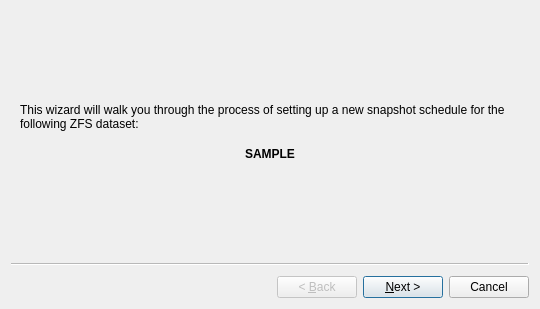
<?xml version="1.0" encoding="UTF-8"?>
<ui version="4.0">
 <class>LPWizard</class>
 <widget class="QWizard" name="LPWizard">
  <property name="windowModality">
   <enum>Qt::ApplicationModal</enum>
  </property>
  <property name="geometry">
   <rect>
    <x>0</x>
    <y>0</y>
    <width>540</width>
    <height>309</height>
   </rect>
  </property>
  <property name="windowTitle">
   <string>New Life Preserver</string>
  </property>
  <property name="windowIcon">
   <iconset resource="lPreserve.qrc">
    <normaloff>:/images/lifepreserver.png</normaloff>:/images/lifepreserver.png</iconset>
  </property>
  <property name="options">
   <set>QWizard::IndependentPages</set>
  </property>
  <widget class="QWizardPage" name="wizardPage_start">
   <layout class="QVBoxLayout" name="verticalLayout">
    <item>
     <spacer name="verticalSpacer">
      <property name="orientation">
       <enum>Qt::Vertical</enum>
      </property>
      <property name="sizeHint" stdset="0">
       <size>
        <width>20</width>
        <height>40</height>
       </size>
      </property>
     </spacer>
    </item>
    <item>
     <widget class="QLabel" name="label">
      <property name="text">
       <string>This wizard will walk you through the process of setting up a new snapshot schedule for the following ZFS dataset:</string>
      </property>
      <property name="wordWrap">
       <bool>true</bool>
      </property>
     </widget>
    </item>
    <item>
     <spacer name="verticalSpacer_6">
      <property name="orientation">
       <enum>Qt::Vertical</enum>
      </property>
      <property name="sizeType">
       <enum>QSizePolicy::Minimum</enum>
      </property>
      <property name="sizeHint" stdset="0">
       <size>
        <width>20</width>
        <height>10</height>
       </size>
      </property>
     </spacer>
    </item>
    <item>
     <widget class="QLabel" name="label_dataset">
      <property name="font">
       <font>
        <weight>75</weight>
        <bold>true</bold>
       </font>
      </property>
      <property name="text">
       <string notr="true">SAMPLE</string>
      </property>
      <property name="alignment">
       <set>Qt::AlignCenter</set>
      </property>
     </widget>
    </item>
    <item>
     <spacer name="verticalSpacer_5">
      <property name="orientation">
       <enum>Qt::Vertical</enum>
      </property>
      <property name="sizeHint" stdset="0">
       <size>
        <width>20</width>
        <height>40</height>
       </size>
      </property>
     </spacer>
    </item>
   </layout>
  </widget>
  <widget class="QWizardPage" name="wizardPage_snapSchedule">
   <property name="title">
    <string/>
   </property>
   <property name="subTitle">
    <string/>
   </property>
   <layout class="QGridLayout" name="gridLayout_3">
    <item row="0" column="0">
     <widget class="QGroupBox" name="groupBox_4">
      <property name="title">
       <string>Snapshot schedule</string>
      </property>
      <layout class="QGridLayout" name="gridLayout">
       <item row="0" column="0">
        <widget class="QLabel" name="label_6">
         <property name="text">
          <string>Snapshots can be scheduled anywhere from daily, down to every 5 minutes. Snapshots consume very little disk space, and will only grow as the current data on disk changes.  </string>
         </property>
         <property name="wordWrap">
          <bool>true</bool>
         </property>
        </widget>
       </item>
       <item row="1" column="0">
        <widget class="QRadioButton" name="radio_automatic">
         <property name="text">
          <string>Automatic</string>
         </property>
         <property name="checked">
          <bool>true</bool>
         </property>
        </widget>
       </item>
       <item row="2" column="0">
        <layout class="QHBoxLayout" name="horizontalLayout_11">
         <item>
          <widget class="QRadioButton" name="radioDaily">
           <property name="sizePolicy">
            <sizepolicy hsizetype="Maximum" vsizetype="Fixed">
             <horstretch>0</horstretch>
             <verstretch>0</verstretch>
            </sizepolicy>
           </property>
           <property name="text">
            <string>Daily @</string>
           </property>
           <property name="checked">
            <bool>false</bool>
           </property>
          </widget>
         </item>
         <item>
          <widget class="QTimeEdit" name="timeEdit">
           <property name="maximumTime">
            <time>
             <hour>23</hour>
             <minute>0</minute>
             <second>0</second>
            </time>
           </property>
           <property name="minimumTime">
            <time>
             <hour>1</hour>
             <minute>0</minute>
             <second>0</second>
            </time>
           </property>
           <property name="displayFormat">
            <string>h AP</string>
           </property>
           <property name="time">
            <time>
             <hour>1</hour>
             <minute>0</minute>
             <second>0</second>
            </time>
           </property>
          </widget>
         </item>
         <item>
          <spacer name="horizontalSpacer_5">
           <property name="orientation">
            <enum>Qt::Horizontal</enum>
           </property>
           <property name="sizeType">
            <enum>QSizePolicy::MinimumExpanding</enum>
           </property>
           <property name="sizeHint" stdset="0">
            <size>
             <width>40</width>
             <height>20</height>
            </size>
           </property>
          </spacer>
         </item>
        </layout>
       </item>
       <item row="3" column="0">
        <widget class="QRadioButton" name="radioHourly">
         <property name="sizePolicy">
          <sizepolicy hsizetype="MinimumExpanding" vsizetype="Fixed">
           <horstretch>0</horstretch>
           <verstretch>0</verstretch>
          </sizepolicy>
         </property>
         <property name="text">
          <string>Hourly</string>
         </property>
        </widget>
       </item>
       <item row="4" column="0">
        <widget class="QRadioButton" name="radio30Min">
         <property name="text">
          <string>30 minutes</string>
         </property>
        </widget>
       </item>
       <item row="5" column="0">
        <widget class="QRadioButton" name="radio10Min">
         <property name="text">
          <string>10 minutes</string>
         </property>
        </widget>
       </item>
       <item row="6" column="0">
        <widget class="QRadioButton" name="radio5Min">
         <property name="text">
          <string>5 minutes</string>
         </property>
        </widget>
       </item>
       <item row="7" column="0">
        <spacer name="verticalSpacer_3">
         <property name="orientation">
          <enum>Qt::Vertical</enum>
         </property>
         <property name="sizeHint" stdset="0">
          <size>
           <width>48</width>
           <height>211</height>
          </size>
         </property>
        </spacer>
       </item>
      </layout>
     </widget>
    </item>
   </layout>
  </widget>
  <widget class="QWizardPage" name="wizardPage_snapPrune">
   <layout class="QGridLayout" name="gridLayout_11">
    <item row="0" column="0">
     <widget class="QGroupBox" name="groupBox_5">
      <property name="title">
       <string>Snapshot pruning</string>
      </property>
      <layout class="QVBoxLayout" name="verticalLayout_3">
       <item>
        <widget class="QLabel" name="label_11">
         <property name="text">
          <string>The oldest snapshots will be auto-pruned after reaching either the number of days or the total number of snapshots that you specify.</string>
         </property>
         <property name="wordWrap">
          <bool>true</bool>
         </property>
        </widget>
       </item>
       <item>
        <layout class="QGridLayout" name="gridLayout_9">
         <item row="0" column="0">
          <layout class="QHBoxLayout" name="horizontalLayout_13">
           <item>
            <widget class="QRadioButton" name="radio_keepDays">
             <property name="sizePolicy">
              <sizepolicy hsizetype="Maximum" vsizetype="Fixed">
               <horstretch>0</horstretch>
               <verstretch>0</verstretch>
              </sizepolicy>
             </property>
             <property name="text">
              <string>Keep</string>
             </property>
             <property name="checked">
              <bool>true</bool>
             </property>
            </widget>
           </item>
           <item>
            <widget class="QSpinBox" name="spin_keepDays">
             <property name="suffix">
              <string/>
             </property>
             <property name="maximum">
              <number>800</number>
             </property>
             <property name="value">
              <number>7</number>
             </property>
            </widget>
           </item>
           <item>
            <widget class="QLabel" name="label_12">
             <property name="text">
              <string>days worth of snapshots</string>
             </property>
            </widget>
           </item>
           <item>
            <spacer name="horizontalSpacer_6">
             <property name="orientation">
              <enum>Qt::Horizontal</enum>
             </property>
             <property name="sizeType">
              <enum>QSizePolicy::MinimumExpanding</enum>
             </property>
             <property name="sizeHint" stdset="0">
              <size>
               <width>40</width>
               <height>20</height>
              </size>
             </property>
            </spacer>
           </item>
          </layout>
         </item>
         <item row="1" column="0">
          <layout class="QHBoxLayout" name="horizontalLayout_14">
           <item>
            <widget class="QRadioButton" name="radioKeepTotal">
             <property name="sizePolicy">
              <sizepolicy hsizetype="Maximum" vsizetype="Fixed">
               <horstretch>0</horstretch>
               <verstretch>0</verstretch>
              </sizepolicy>
             </property>
             <property name="text">
              <string>Keep</string>
             </property>
            </widget>
           </item>
           <item>
            <widget class="QSpinBox" name="spin_keepTotal">
             <property name="maximum">
              <number>800</number>
             </property>
             <property name="value">
              <number>7</number>
             </property>
            </widget>
           </item>
           <item>
            <widget class="QLabel" name="label_13">
             <property name="text">
              <string>total snapshots </string>
             </property>
            </widget>
           </item>
           <item>
            <spacer name="horizontalSpacer_8">
             <property name="orientation">
              <enum>Qt::Horizontal</enum>
             </property>
             <property name="sizeType">
              <enum>QSizePolicy::MinimumExpanding</enum>
             </property>
             <property name="sizeHint" stdset="0">
              <size>
               <width>17</width>
               <height>20</height>
              </size>
             </property>
            </spacer>
           </item>
          </layout>
         </item>
         <item row="2" column="0">
          <spacer name="verticalSpacer_4">
           <property name="orientation">
            <enum>Qt::Vertical</enum>
           </property>
           <property name="sizeHint" stdset="0">
            <size>
             <width>48</width>
             <height>74</height>
            </size>
           </property>
          </spacer>
         </item>
        </layout>
       </item>
      </layout>
     </widget>
    </item>
   </layout>
  </widget>
  <widget class="QWizardPage" name="wizardPage_scrub">
   <layout class="QGridLayout" name="gridLayout_10">
    <item row="0" column="0">
     <widget class="QGroupBox" name="groupBox_3">
      <property name="title">
       <string>Scrub schedule</string>
      </property>
      <layout class="QVBoxLayout" name="verticalLayout_2">
       <item>
        <widget class="QLabel" name="label_15">
         <property name="text">
          <string>Scrubbing checks for inconsistencies and silent corruption on your storage pool.</string>
         </property>
         <property name="wordWrap">
          <bool>true</bool>
         </property>
        </widget>
       </item>
       <item>
        <widget class="QGroupBox" name="groupScrub">
         <property name="enabled">
          <bool>true</bool>
         </property>
         <property name="sizePolicy">
          <sizepolicy hsizetype="Preferred" vsizetype="Preferred">
           <horstretch>0</horstretch>
           <verstretch>0</verstretch>
          </sizepolicy>
         </property>
         <property name="title">
          <string>Enable scheduled scrub</string>
         </property>
         <property name="checkable">
          <bool>true</bool>
         </property>
         <property name="checked">
          <bool>false</bool>
         </property>
         <layout class="QGridLayout" name="gridLayout_4">
          <item row="1" column="1">
           <widget class="QLabel" name="label_7">
            <property name="text">
             <string>Day of week</string>
            </property>
           </widget>
          </item>
          <item row="1" column="0">
           <widget class="QLabel" name="label_5">
            <property name="text">
             <string>Day of month</string>
            </property>
           </widget>
          </item>
          <item row="3" column="1">
           <widget class="QComboBox" name="combo_scrub_day_week">
            <property name="enabled">
             <bool>false</bool>
            </property>
            <property name="editable">
             <bool>false</bool>
            </property>
            <item>
             <property name="text">
              <string>Mondays</string>
             </property>
            </item>
            <item>
             <property name="text">
              <string>Tuesdays</string>
             </property>
            </item>
            <item>
             <property name="text">
              <string>Wednesdays</string>
             </property>
            </item>
            <item>
             <property name="text">
              <string>Thursdays</string>
             </property>
            </item>
            <item>
             <property name="text">
              <string>Fridays</string>
             </property>
            </item>
            <item>
             <property name="text">
              <string>Saturdays</string>
             </property>
            </item>
            <item>
             <property name="text">
              <string>Sundays</string>
             </property>
            </item>
           </widget>
          </item>
          <item row="3" column="2">
           <widget class="QTimeEdit" name="time_scrub">
            <property name="enabled">
             <bool>false</bool>
            </property>
            <property name="maximumTime">
             <time>
              <hour>23</hour>
              <minute>0</minute>
              <second>0</second>
             </time>
            </property>
            <property name="minimumTime">
             <time>
              <hour>1</hour>
              <minute>0</minute>
              <second>0</second>
             </time>
            </property>
            <property name="displayFormat">
             <string>@ h AP</string>
            </property>
           </widget>
          </item>
          <item row="1" column="2">
           <widget class="QLabel" name="label_8">
            <property name="text">
             <string> Hour</string>
            </property>
           </widget>
          </item>
          <item row="3" column="0">
           <widget class="QSpinBox" name="spin_scrub_day_month">
            <property name="enabled">
             <bool>false</bool>
            </property>
            <property name="minimum">
             <number>1</number>
            </property>
            <property name="maximum">
             <number>28</number>
            </property>
           </widget>
          </item>
          <item row="0" column="0" colspan="3">
           <layout class="QHBoxLayout" name="horizontalLayout_12">
            <item>
             <widget class="QComboBox" name="combo_scrub_schedule">
              <property name="editable">
               <bool>false</bool>
              </property>
              <property name="currentIndex">
               <number>0</number>
              </property>
              <item>
               <property name="text">
                <string>Daily</string>
               </property>
              </item>
              <item>
               <property name="text">
                <string>Weekly</string>
               </property>
              </item>
              <item>
               <property name="text">
                <string>Monthly</string>
               </property>
              </item>
             </widget>
            </item>
            <item>
             <spacer name="horizontalSpacer_7">
              <property name="orientation">
               <enum>Qt::Horizontal</enum>
              </property>
              <property name="sizeHint" stdset="0">
               <size>
                <width>5</width>
                <height>20</height>
               </size>
              </property>
             </spacer>
            </item>
           </layout>
          </item>
         </layout>
        </widget>
       </item>
       <item>
        <spacer name="verticalSpacer_2">
         <property name="orientation">
          <enum>Qt::Vertical</enum>
         </property>
         <property name="sizeHint" stdset="0">
          <size>
           <width>20</width>
           <height>40</height>
          </size>
         </property>
        </spacer>
       </item>
      </layout>
     </widget>
    </item>
   </layout>
  </widget>
  <widget class="QWizardPage" name="wizardPage_finished">
   <layout class="QVBoxLayout" name="verticalLayout_4">
    <item>
     <spacer name="verticalSpacer_8">
      <property name="orientation">
       <enum>Qt::Vertical</enum>
      </property>
      <property name="sizeHint" stdset="0">
       <size>
        <width>20</width>
        <height>40</height>
       </size>
      </property>
     </spacer>
    </item>
    <item>
     <widget class="QLabel" name="labelFinished">
      <property name="text">
       <string>Your new Life Preserver schedule is now set up! You may modify your configuration or enable advanced features such as off-site data replication at any time from within the main Life Preserver window.</string>
      </property>
      <property name="alignment">
       <set>Qt::AlignCenter</set>
      </property>
      <property name="wordWrap">
       <bool>true</bool>
      </property>
     </widget>
    </item>
    <item>
     <spacer name="verticalSpacer_7">
      <property name="orientation">
       <enum>Qt::Vertical</enum>
      </property>
      <property name="sizeType">
       <enum>QSizePolicy::Fixed</enum>
      </property>
      <property name="sizeHint" stdset="0">
       <size>
        <width>20</width>
        <height>30</height>
       </size>
      </property>
     </spacer>
    </item>
    <item>
     <widget class="QLabel" name="label_16">
      <property name="text">
       <string>Click the Finish button to apply these settings and create the new backup schedule.</string>
      </property>
      <property name="alignment">
       <set>Qt::AlignCenter</set>
      </property>
     </widget>
    </item>
    <item>
     <layout class="QHBoxLayout" name="horizontalLayout">
      <item>
       <spacer name="horizontalSpacer">
        <property name="orientation">
         <enum>Qt::Horizontal</enum>
        </property>
        <property name="sizeHint" stdset="0">
         <size>
          <width>40</width>
          <height>20</height>
         </size>
        </property>
       </spacer>
      </item>
      <item>
       <widget class="QCheckBox" name="check_openAdvanced">
        <property name="text">
         <string>Proceed directly to the advanced configuration options.</string>
        </property>
       </widget>
      </item>
      <item>
       <spacer name="horizontalSpacer_2">
        <property name="orientation">
         <enum>Qt::Horizontal</enum>
        </property>
        <property name="sizeHint" stdset="0">
         <size>
          <width>40</width>
          <height>20</height>
         </size>
        </property>
       </spacer>
      </item>
     </layout>
    </item>
    <item>
     <spacer name="verticalSpacer_9">
      <property name="orientation">
       <enum>Qt::Vertical</enum>
      </property>
      <property name="sizeHint" stdset="0">
       <size>
        <width>20</width>
        <height>40</height>
       </size>
      </property>
     </spacer>
    </item>
   </layout>
  </widget>
 </widget>
 <resources>
  <include location="lPreserve.qrc"/>
 </resources>
 <connections/>
</ui>
